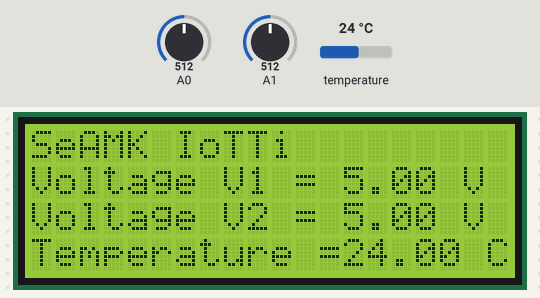
This sketch was run on a simulated Arduino Mega 2560, built with avr-gcc and run on an emulated ATmega2560. On the bench: 20×4 character LCD. The test bench sets the inputs (shaded band); at power-on: temperature 24 °C, A0 = 512, A1 = 512. WiFi joins after 1.5 s; servers stay silent unless stated; what the sketch prints to the serial monitor is not drawn.

Above: at 9.8 s.
9.9 s: temperature set to 12 °C
At 15.9 s:
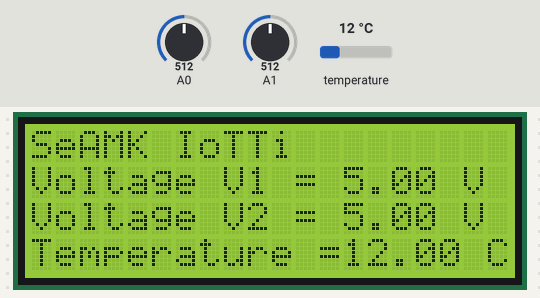
18.9 s: A0 set to 716
At 22.3 s:
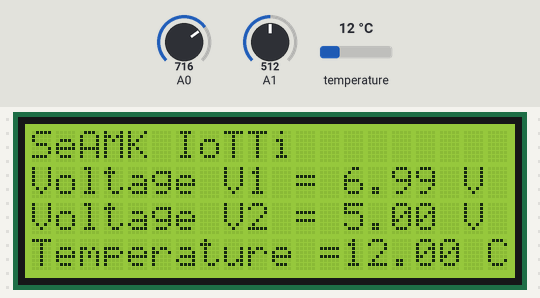
27.9 s: A1 set to 716
At 33.9 s:
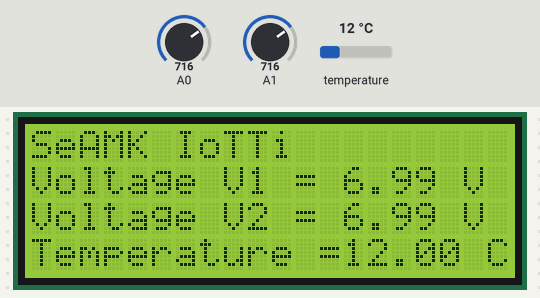
36.9 s: temperature set to 19 °C
45.9 s: A0 set to 900
At 51.9 s:
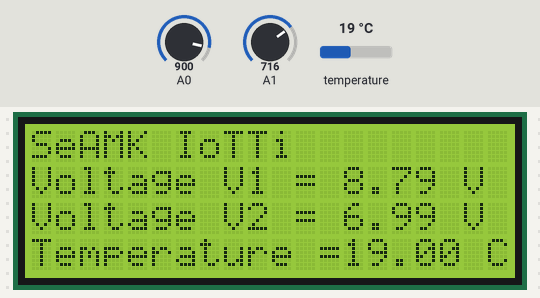
54.9 s: A1 set to 900
At 58.0 s:
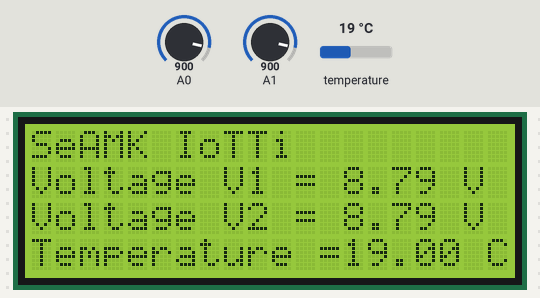
Timing chart, 0 to 59.5 s (numbered marks = the images above; inputs shaded):
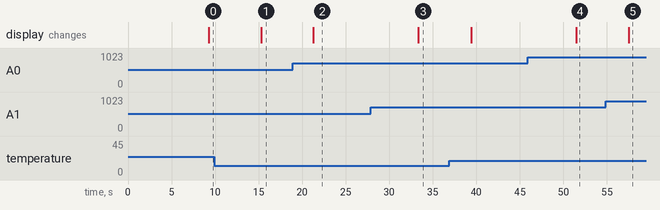

The sketch:

ThingsBoard-Socket.ino
```cpp
// This code is used by Arduino Mega that is connected to Arduino Ethernet Shield V1,
// Dallas temperature sensor and LCD screen. The data is send to a socket.

#define DEBUG // Enable debug mode, comment it out to disable it.

// Specifying debug utilities
#ifdef DEBUG // If DEBUG is defined all the DEBUG_PRINT commands will be executed in the following way
  #define DEBUG_PRINT(...) Serial.print(__VA_ARGS__)     // ... -> tells that one or more arguments must be passed - __VA_ARGS__ -> variadic macros
  #define DEBUG_PRINTLN(...) Serial.println(__VA_ARGS__) // To put it simply, it allows you to pass any argument to serial.print, which is what we want.
#else // If DEBUG is not defined, make the following macros do nothing. Now we don't need to waste computing power for Serial.print commands
  #define DEBUG_PRINT(...)
  #define DEBUG_PRINTLN(...)
#endif

// Libraries
#include <LiquidCrystal.h>      // LCD
#include <OneWire.h>            // OneWire
#include <DallasTemperature.h>  // Dallas temperature sensor
#include <ArduinoJson.h>        // For making JSON documents
#include <Ethernet.h>           // For establishing Internet connection

EthernetClient ethernetClient;

// Update these with values suitable for your network.
byte mac[]    = {  0xDE, 0xED, 0xBA, 0xFE, 0xFE, 0xED }; // MAC address to connect as
//IPAddress ip(192, 168, 1, 38); // IP adress to connect as. Note: IP is not required, as you can get it from DHCP server.
                                 // However, if you want to use static IP, feel free to do so.

// ******************************* Socket login details ********************************
const char* server = "XXX.XX.XXX.XX"; // The socket IP of your computer
float port = 30010; // Port that you use for the socket
// *************************************************************************************

#define ONE_WIRE_BUS_1 40          // Data wire is plugged into port 2 on the Arduino
OneWire oneWire_1(ONE_WIRE_BUS_1); // Setup a oneWire instance to communicate with any OneWire devices (not just Maxim/Dallas temperature ICs)

DallasTemperature sensors_1(&oneWire_1); // Pass our oneWire reference to Dallas Temperature.

//                RS  E   D4  D5  D6  D7
LiquidCrystal lcd(37, 36, 35, 34, 33, 32);

// Data variables
float voltageV1,     // Used to store voltage V1
      voltageV2,     // Used to store voltage V2
      temperature1;  // Used to store temperature
char JSON_Data[100]; // Used to store the generated data in JSON

void setup()
{
  #ifdef DEBUG
    Serial.begin(9600);  // Open serial communications.
    while (!Serial) {
      ; // Wait for serial port to connect.
    }
  #endif
  sensors_1.begin();   // Start Dallas temperature sensor
  lcd.begin(20, 4);    // Set up the LCD's number of columns: 20 and rows: 4
  Ethernet.begin(mac); // Start the internet connection with only mac and thus get IP from DHCP. Note: With IP -> Ethernet.begin(mac, ip);
  delay(1500);         // Allow the hardware to sort itself out
  ethernetClient.connect(server, port); // Configure the server adress and port.
}

void loop()
{
  // Connect and send data to socket.
  if (!ethernetClient.connected()) {
    connect_to_socket();
  }

  ethernetClient.stop(); // Stops the connection
  delay(5000);           // Wait five seconds
}

// Connect and send data
void connect_to_socket() {
  // Loop until we're reconnected
  while (!ethernetClient.connected()) {
    DEBUG_PRINT("Attempting connection...");
    // Attempt to connect
    int i = ethernetClient.connect(server, 30010);
    if (i == 1) {
      DEBUG_PRINTLN("Connected!");
      workflow(); // Workflow to measure, print and send data.
    } else {
      DEBUG_PRINT("Connection failed, code: ");
      DEBUG_PRINT(i);
      /* Code meanings:
       * SUCCESS 1
       * FAILED 0
       * TIMED_OUT -1
       * INVALID_SERVER -2
       * TRUNCATED -3
       * INVALID_RESPONSE -4
       */
      DEBUG_PRINTLN(" try again in 5 seconds");
      delay(5000);  // Wait 5 seconds before retrying
    }
  }
}

// Prints the information on LCD
void print_measurement(void)
{
  lcd.setCursor(0,0);
  lcd.print("SeAMK IoTTi");

  lcd.setCursor(0,1);
  lcd.print("Voltage V1 =");
  lcd.setCursor(13,1); lcd.print(voltageV1,2);lcd.print(" V");

  lcd.setCursor(0,2);
  lcd.print("Voltage V2 =");

  lcd.setCursor(13,2); lcd.print(voltageV2,2);lcd.print(" V");

  lcd.setCursor(0,3);
  lcd.print("Temperature =");
  lcd.setCursor(13,3); lcd.print(temperature1,2);lcd.print(" C");
}

// Measures all the values available to us (at least those that I know of)
void measure(void)
{
  sensors_1.requestTemperatures(); // Get temperature from Dallas sensor

  voltageV1 = analogRead(A0);       // Get the voltage on analog pin
  voltageV1 = voltageV1*10.0/1024;

  voltageV2 = analogRead(A1);      // Get the voltage on analog pin
  voltageV2 = voltageV2*10.0/1024;

  temperature1=sensors_1.getTempCByIndex(0); // Save the temperature value on global variable
}

// Send data to socket
void send_data(void)
{
  createJSON(); // Set up the data to be published
  ethernetClient.print(JSON_Data); // Publish JSON data to IBM IoT
}

// A human and Arduino friendly way to create JSON documents in Arduino
void createJSON(void)
{
  StaticJsonBuffer<200> JSON_Buffer; // Allocate JSON buffer with 200-byte pool
  JsonObject& JSON_Object = JSON_Buffer.createObject(); // Create JSON object (i.e. document)

  // Now populate the JSON document with data. Note: Only send data in this format. ThingsBoard doesn't like arrays or nested objects
  JSON_Object["Temperature"] = temperature1; // Create JSON object named "Temperature", assigned with our temperature data
  JSON_Object["Voltage1"] = voltageV1;       // Create JSON object named "Voltage1", assigned with our voltage data
  JSON_Object["Voltage2"] = voltageV2;       // Create JSON object named "Voltage2", assigned with our voltage data

  JSON_Object.printTo(JSON_Data); // Store the data on global variable

  DEBUG_PRINTLN("\nSending data");
  DEBUG_PRINTLN("This is the data I am sending:");
  #ifdef DEBUG
    JSON_Object.prettyPrintTo(Serial); // Prints the data to serial in a human-friendly format
  #endif
}

// The order of methods to handle data
void workflow(void)
{
  measure();           // First measure and save the data,
  print_measurement(); // print them on the LCD screen.
  send_data();         // Send data to a socket.
}
```

Measured:
- after the input at 9.9 s, the display: changes after 5.4 s (image 1)
- after the input at 18.9 s, the display: changes after 2.4 s (image 2)
- after the input at 27.9 s, the display: changes after 5.5 s (image 3)
- after the input at 45.9 s, the display: changes after 5.6 s (image 4)
- after the input at 54.9 s, the display: changes after 2.6 s (image 5)
